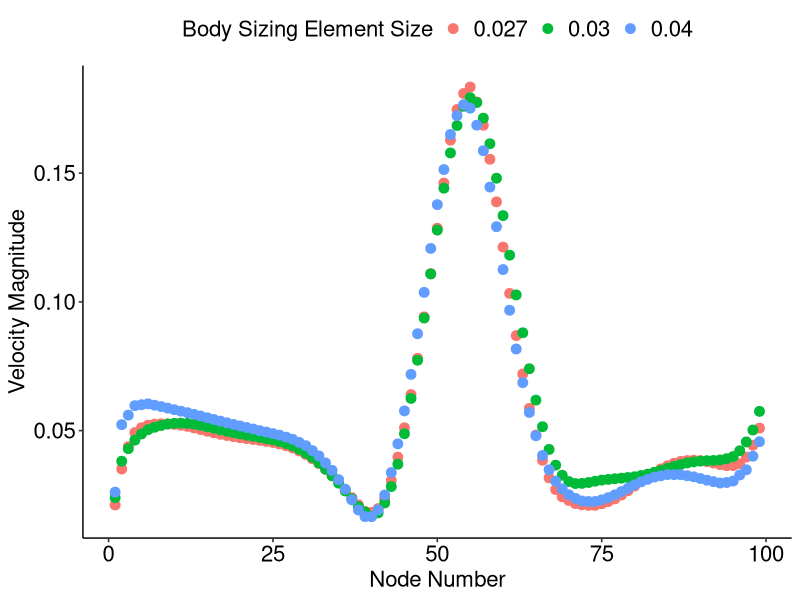

This figure's R source:


#meshing sensitivity analysis


#orientation 2

setwd('C:/Users/wilso/Documents/Research/dissertation/ANSYS St. James files')

library(readr)
library(ggplot2)
library(ggpubr)

rake2.0.027<-read.csv('orientation2_rake2_0.027.csv')
rake2.0.03<-read.csv('orientation2_rake2_0.03_2.csv')
rake2.0.04<-read.csv('orientation2_rake2_0.04.csv')


orientation2rake2<-rbind(rake2.0.027,rake2.0.03,rake2.0.04)
type2<-c(rep("0.027",99),rep("0.03",99),rep("0.04",99))
orientation2rake2$type<-type2

ggplot(data=orientation2rake2)+
  geom_point(aes(x=nodenumber,y=velocity.magnitude,colour=type),size=3)+
  scale_colour_discrete(name="Body Sizing Element Size")+
  scale_y_continuous(name="Velocity Magnitude")+
  scale_x_continuous(name="Node Number")+
  theme_pubr()+
  theme(axis.title=element_text(size=16),axis.text=element_text(size=16),
        legend.text = element_text(size=16),legend.title = element_text(size=16))

